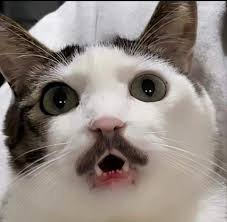
#> input picture kitten.jpg, 227 x 222 px
$ python no11.py
#> lines starting #> are read from the running program, lines starting #| are printed output that depends on the picture
# 1217070085, Vilda Azizah Wiguna
import cv2
import numpy as np
import matplotlib.pyplot as plt

image = cv2.imread('kitten.jpg')
#> image is the input picture: shape (222, 227, 3); mean B, G, R 128.9, 134.9, 144.5

# Mengonversi gambar ke ruang warna HSV
hsv_image = cv2.cvtColor(image, cv2.COLOR_BGR2HSV)
#> hsv_image: shape (222, 227, 3); mean H, S, V 34.7, 44.3, 145

# Memisahkan saluran warna Hue, Saturation, dan Value
hue_channel, saturation_channel, value_channel = cv2.split(hsv_image)
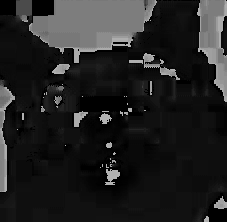
#> hue_channel: shape (222, 227); min 0, max 179, mean 34.7
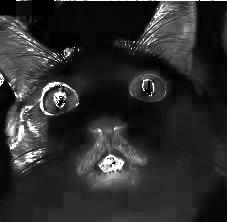
#> saturation_channel: shape (222, 227); min 0, max 255, mean 44.3
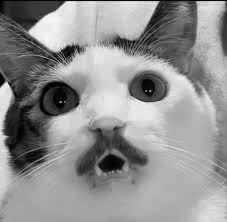
#> value_channel: shape (222, 227); min 0, max 255, mean 145

# Menghitung histogram untuk masing-masing saluran warna
hist_hue = cv2.calcHist([hue_channel], [0], None, [256], [0, 256])
#> hist_hue = 256 values, max 5617 at index 15, min 0 at index 27, mean 196.9
hist_saturation = cv2.calcHist([saturation_channel], [0], None, [256], [0, 256])
#> hist_saturation = 256 values, max 3451 at index 7, min 0 at index 192, mean 196.9
hist_value = cv2.calcHist([value_channel], [0], None, [256], [0, 256])
#> hist_value = 256 values, max 891 at index 178, min 0 at index 252, mean 196.9

# Menampilkan histogram
plt.figure(figsize=(8, 6))

plt.subplot(3, 1, 1)
plt.plot(hist_hue, color='r')
plt.title('Histogram Hue Channel')
plt.xlabel('Bins')
plt.ylabel('Number of Pixels')

plt.subplot(3, 1, 2)
plt.plot(hist_saturation, color='g')
plt.title('Histogram Saturation Channel')
plt.xlabel('Bins')
plt.ylabel('Number of Pixels')

plt.subplot(3, 1, 3)
plt.plot(hist_value, color='b')
plt.title('Histogram Value Channel')
plt.xlabel('Bins')
plt.ylabel('Number of Pixels')

plt.tight_layout()
plt.show()
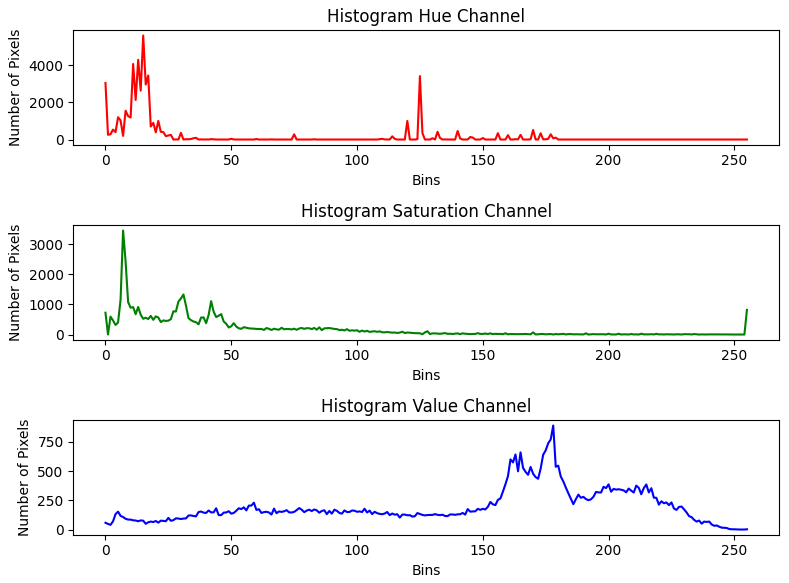
#> figure drawn by matplotlib, 3 panels; panel 1: curve peaks at x = 15, y = 5617; panel 2: curve peaks at x = 7, y = 3451; panel 3: curve peaks at x = 178, y = 891
